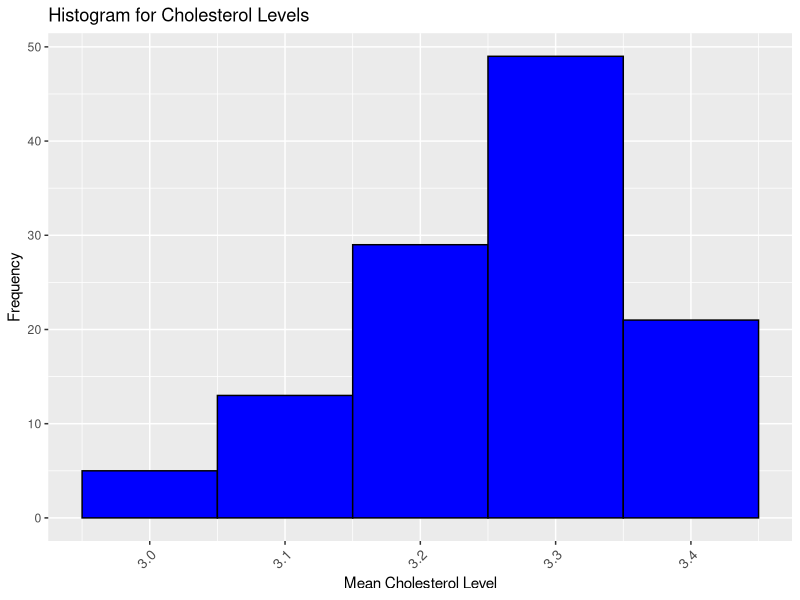
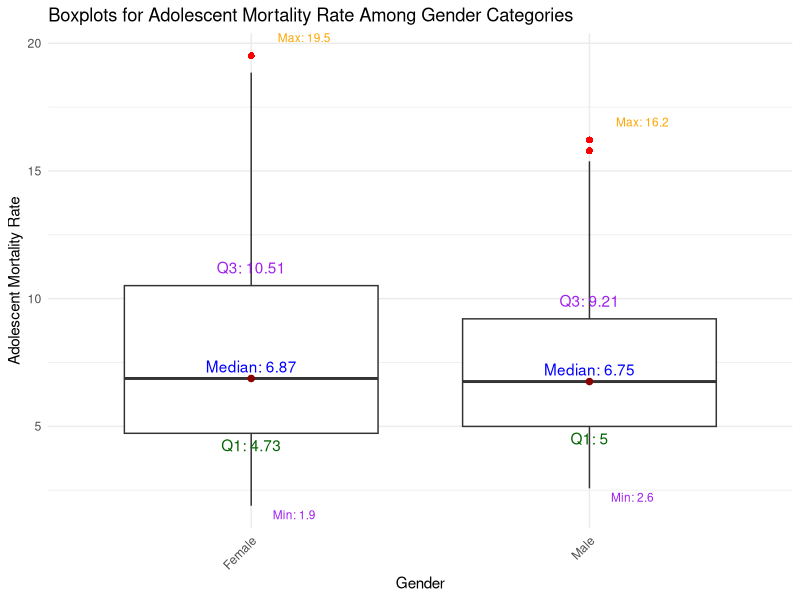
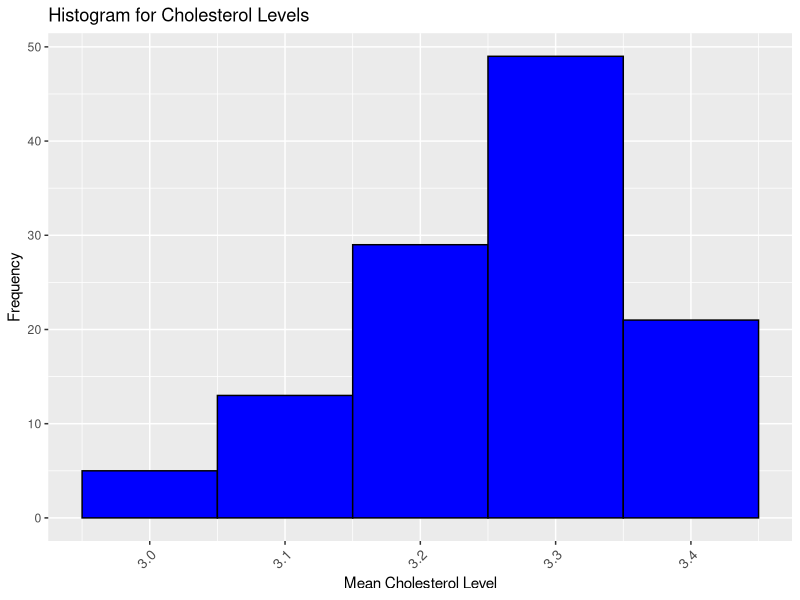
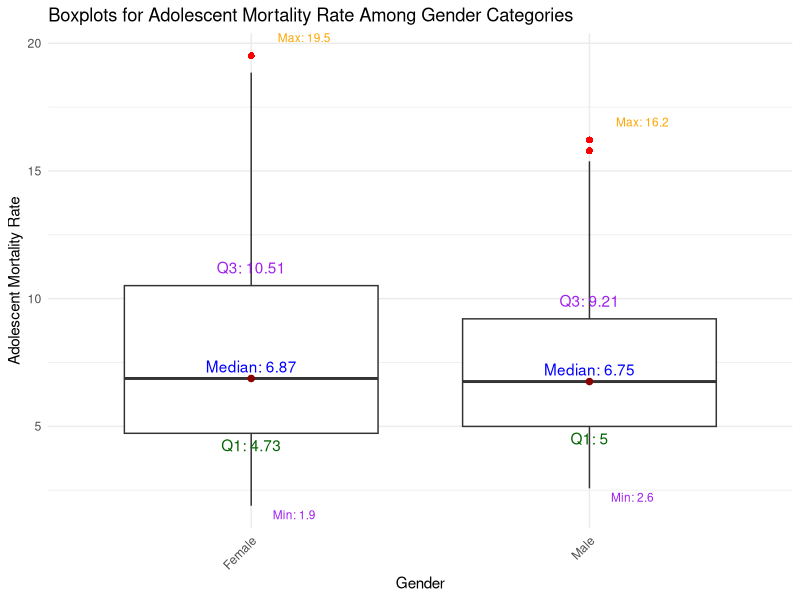

The R source for these figures, in order:
#Load necessary libraries
library(dplyr)
library(ggplot2)

# Load the dataset
data <- read.csv("All_health_indicators_India.csv")
data$Numeric <- as.numeric(data$Numeric) # Converting Numeric column to numeric datatype

data <- data %>%
distinct()

# Create a subdataset for the histogram of cholesterol levels
cholesterol_subset <- data %>%
  select(`GHO..CODE.`, Numeric) %>%  # Select relevant columns
  filter(`GHO..CODE.` == 'NCD_CHOL_MEANNONHDL_C') %>%
  filter(!is.na(Numeric))  # Remove rows with NA in Numeric

# Plot the histogram using ggplot's internal binning
histogram_plot <- ggplot(cholesterol_subset, aes(x = Numeric)) +
  geom_histogram(binwidth = 0.1, fill = "blue", color = "black") +  # Adjust binwidth as needed
  labs(title = "Histogram for Cholesterol Levels",
       x = "Mean Cholesterol Level",
       y = "Frequency") +
  theme(axis.text.x = element_text(angle = 45, hjust = 1, size = 10)) 
print(histogram_plot)

# Save the histogram plot to a file
ggsave(filename = "cholesterol_histogram.jpeg", plot = histogram_plot, width = 10, height = 6)

# Summary statistics

# Using summarise() to calculate the summary statistics
summary_stats <- cholesterol_subset %>%
  summarise(
    Mean = mean(Numeric, na.rm = TRUE),
    Median = median(Numeric, na.rm = TRUE),
    Standard_Deviation = sd(Numeric, na.rm = TRUE),
    IQR = IQR(Numeric, na.rm = TRUE),
    Min = min(Numeric, na.rm = TRUE),
    Max = max(Numeric, na.rm = TRUE),
    Q1_25th_Percentile = quantile(Numeric, 0.25, na.rm = TRUE),
    Q3_75th_Percentile = quantile(Numeric, 0.75, na.rm = TRUE)
  )

# Print  summary statistics
cat("Mean:", summary_stats$Mean, "\n")
cat("Median:", summary_stats$Median, "\n")
cat("Standard Deviation:", summary_stats$Standard_Deviation, "\n")
cat("IQR:", summary_stats$IQR, "\n")
cat("Min:", summary_stats$Min, "\n")
cat("Max:", summary_stats$Max, "\n")
cat("Q1 (25th Percentile):", summary_stats$Q1_25th_Percentile, "\n")
cat("Q3 (75th Percentile):", summary_stats$Q3_75th_Percentile, "\n")

# Create a subset of the dataframe for the boxplot for Adolescent Mortality Rate
Adolescent_death_subset <- data %>%
  select(`DIMENSION..CODE.`, `GHO..CODE.`, `Numeric`) %>%  # Select relevant columns
  filter(`GHO..CODE.` == 'MORTADO' & `DIMENSION..CODE.` != "SEX_BTSX") %>%  # Create a subset for boxplot
  filter(!is.na(Numeric))  # Remove NA values

# Plotting the boxplot
new_labels <- c(
  "SEX_FMLE" = "Female",
  "SEX_MLE" = "Male"
)

boxplot_plot <- ggplot(Adolescent_death_subset, aes(x = `DIMENSION..CODE.`, y = Numeric)) +
  geom_boxplot(outlier.color = "red", outlier.shape = 16, outlier.size = 2) +  # Customize outliers
  stat_summary(fun = median, geom = "point", shape = 20, size = 3, color = "darkred") + # Highlight median
  stat_summary(fun.data = function(y) {
    return(data.frame(
      y = median(y),
      label = paste("Median:", round(median(y), 2))
    ))
  }, geom = "text", vjust = -0.5, color = "blue") +  # Add median text
  stat_summary(fun.data = function(y) {
    return(data.frame(
      y = quantile(y, 0.25),
      label = paste("Q1:", round(quantile(y, 0.25), 2))
    ))
  }, geom = "text", vjust = 1.5, hjust = 0.5, color = "darkgreen") +  # Add lower quartile (Q1) text
  stat_summary(fun.data = function(y) {
    return(data.frame(
      y = quantile(y, 0.75),
      label = paste("Q3:", round(quantile(y, 0.75), 2))
    ))
  }, geom = "text", vjust = -1, hjust = 0.5, color = "purple") +  # Add upper quartile (Q3) text
  labs(
    title = "Boxplots for Adolescent Mortality Rate Among Gender Categories",
    x = "Gender",
    y = "Adolescent Mortality Rate"
  ) +
  scale_x_discrete(labels = new_labels) +  # Rename gender categories
  theme_minimal() +
  theme(
    axis.text.x = element_text(angle = 45, hjust = 1)  # Rotate x-axis labels
  )+
  # Label minimum and maximum (excluding outliers)
  stat_summary(
    fun = min, geom = "text", aes(label = paste("Min:", round(after_stat(y), 1))), 
    vjust = 1.5, hjust = -0.5, size = 3, color = "purple"
  ) +
  stat_summary(
    fun = max, geom = "text", aes(label = paste("Max:", round(after_stat(y), 1))), 
    vjust = -1.5, hjust = -0.5, size = 3, color = "orange"
  )
print(boxplot_plot)

# Save the box plot to a file
ggsave(filename = "adolescent_mortality_boxplot.jpeg", plot = boxplot_plot, width = 10, height = 6)
